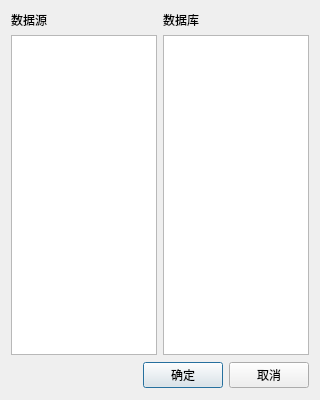
<?xml version="1.0" encoding="UTF-8"?>
<ui version="4.0">
 <class>ViewDBSourceDialog</class>
 <widget class="QDialog" name="ViewDBSourceDialog">
  <property name="geometry">
   <rect>
    <x>0</x>
    <y>0</y>
    <width>320</width>
    <height>400</height>
   </rect>
  </property>
  <property name="sizePolicy">
   <sizepolicy hsizetype="Expanding" vsizetype="Expanding">
    <horstretch>0</horstretch>
    <verstretch>0</verstretch>
   </sizepolicy>
  </property>
  <property name="windowTitle">
   <string>视图数据源配置对话框</string>
  </property>
  <layout class="QGridLayout" name="gridLayout">
   <item row="0" column="0">
    <widget class="QLabel" name="label">
     <property name="text">
      <string>数据源</string>
     </property>
    </widget>
   </item>
   <item row="0" column="1">
    <widget class="QLabel" name="label_2">
     <property name="text">
      <string>数据库</string>
     </property>
    </widget>
   </item>
   <item row="1" column="0">
    <widget class="QListWidget" name="listWidgetDS"/>
   </item>
   <item row="1" column="1">
    <widget class="QListWidget" name="listWidgetDB"/>
   </item>
   <item row="2" column="0" colspan="2">
    <layout class="QHBoxLayout" name="horizontalLayout_2">
     <item>
      <spacer name="horizontalSpacer">
       <property name="orientation">
        <enum>Qt::Horizontal</enum>
       </property>
       <property name="sizeHint" stdset="0">
        <size>
         <width>40</width>
         <height>28</height>
        </size>
       </property>
      </spacer>
     </item>
     <item>
      <widget class="QPushButton" name="pbt_Confirm">
       <property name="text">
        <string>确定</string>
       </property>
      </widget>
     </item>
     <item>
      <widget class="QPushButton" name="pbt_Cancel">
       <property name="text">
        <string>取消</string>
       </property>
      </widget>
     </item>
    </layout>
   </item>
  </layout>
 </widget>
 <resources/>
 <connections/>
</ui>
